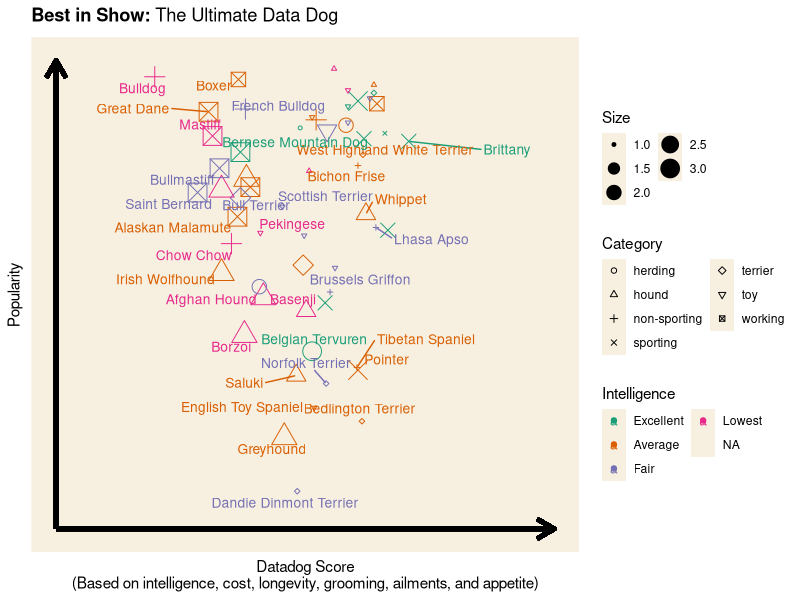
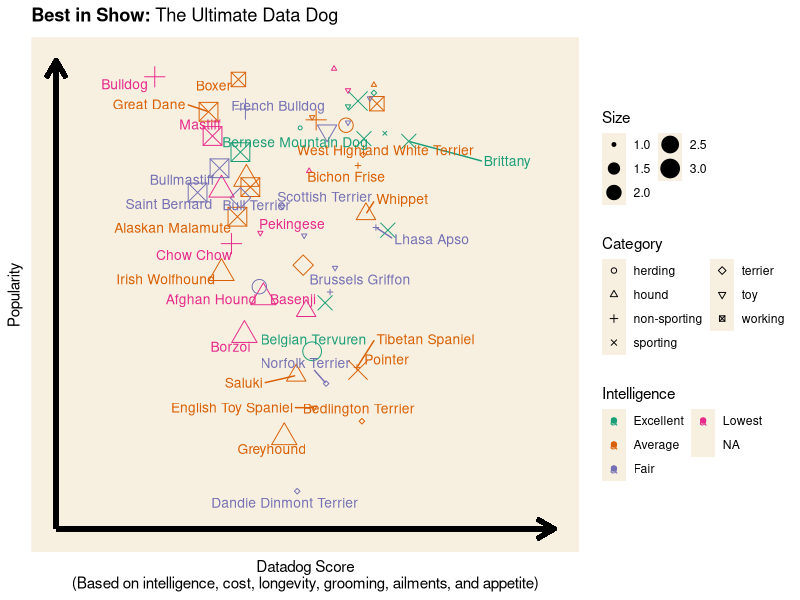

Source code (R) for these figures, in order:
## ---- chunk 1
knitr::opts_chunk$set(echo = TRUE)
options(warn=-1)
## ---- chunk 2
# Libraries
library(readxl)
suppressMessages(library(tidyverse))
library(ggrepel)

# Import, skip column descriptions
dogs = suppressMessages(read_xlsx('dogs.xlsx', sheet='Best in show full sheet', skip=3))

# Select columns neeeded
dogs = dogs[, c(1, 3, 5, 6, 32, 41)]

# Rename columns
dogs = dogs %>% rename('breed' = 'Dog breed', 'Category' = 'American Kennel Club group', 'datadog_score' = '...5', 'popularity' = '1- 173, 1 = most poular, US. American Kennel Club registrations 2011, pure breeds only', 'Size' = '...32', 'Intelligence' = '...41')

# Prepare dog size
dogs$Size = ordered(dogs$Size, levels=c('small', 'medium', 'large'))
levels(dogs$Size) = c(1, 2, 3)
dogs$Size = as.numeric(dogs$Size)

# Prepare intelligence
dogs$Intelligence[which(dogs$Intelligence == "no data")] = NA
dogs$Intelligence = ordered(dogs$Intelligence, levels=c('Brighest', 'Excellent', 'Average' ,'Fair' ,'Lowest'))

# Prepare category
dogs$Category = factor(dogs$Category)

# Dataframe display
head(dogs)
## ---- chunk 3
# Point plot
p = dogs %>% ggplot(aes(x=datadog_score, y=popularity, text=breed, size=Size, color=Intelligence, shape=Category)) + geom_point() + scale_y_reverse() + scale_shape_manual(values=1:nlevels(dogs$Category), na.translate = FALSE)

# Labels
p = p + geom_text_repel(aes(label=breed), size=3.5) + xlab('Datadog Score\n(Based on intelligence, cost, longevity, grooming, ailments, and appetite)') + ylab('Popularity') + ggtitle(expression(paste(bold('Best in Show: '), 'The Ultimate Data Dog')))

# Axis arrows
p = p + geom_segment(aes(x=0, xend = 5 , y=174, yend = 174), size=1.5, arrow = arrow(length = unit(0.5,"cm")), color='black')
p = p + geom_segment(aes(x=0, xend = 0 , y=174, yend = 0), size=1.5, arrow = arrow(length = unit(0.5,"cm")), color='black')

# Theme
p = p + theme(axis.ticks = element_blank(), axis.text = element_blank(), panel.grid.major = element_blank(), panel.grid.minor = element_blank(), panel.background = element_rect(fill = "#F7F0E1", size = 0)) + guides(color = guide_legend(nrow = 3), shape = guide_legend(nrow = 4), size = guide_legend(nrow = 3)) + scale_color_brewer(palette="Dark2")

p

# Save the plot to a png
aspect_ratio = 2.5
ggsave("best_in_show.png", p, height = 7, width = 6 * aspect_ratio, device=NULL)
